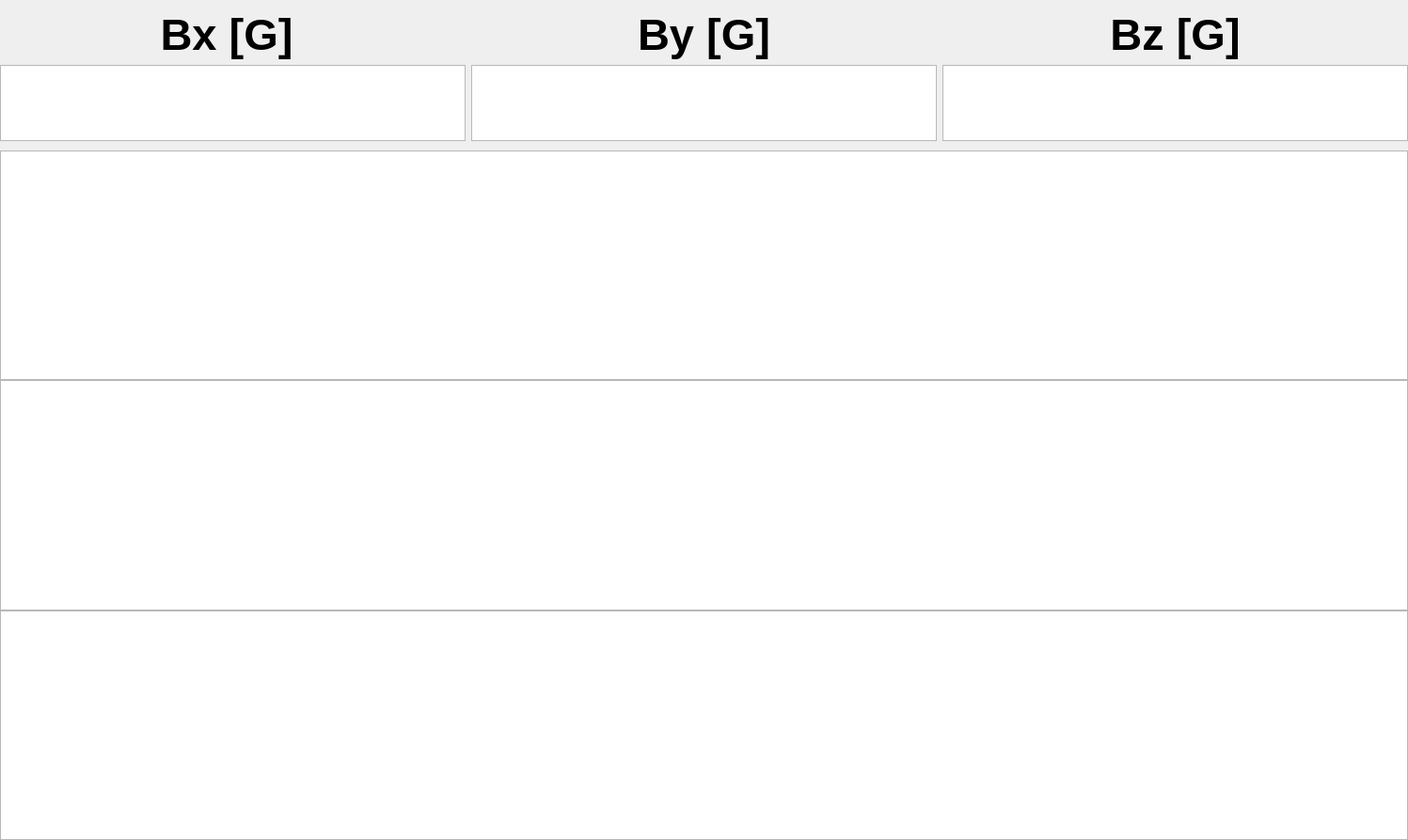
<?xml version="1.0" encoding="UTF-8"?>
<ui version="4.0">
 <class>Form</class>
 <widget class="QWidget" name="Form">
  <property name="geometry">
   <rect>
    <x>0</x>
    <y>0</y>
    <width>1497</width>
    <height>893</height>
   </rect>
  </property>
  <property name="windowTitle">
   <string>Kuggler Mapping</string>
  </property>
  <widget class="QWidget" name="layoutWidget">
   <property name="geometry">
    <rect>
     <x>0</x>
     <y>10</y>
     <width>1497</width>
     <height>140</height>
    </rect>
   </property>
   <layout class="QVBoxLayout" name="verticalLayout">
    <item>
     <layout class="QHBoxLayout" name="horizontalLayout_2" stretch="0,0,0">
      <property name="spacing">
       <number>6</number>
      </property>
      <item>
       <widget class="QLabel" name="label">
        <property name="font">
         <font>
          <pointsize>35</pointsize>
          <weight>75</weight>
          <bold>true</bold>
         </font>
        </property>
        <property name="text">
         <string>Bx [G] </string>
        </property>
        <property name="alignment">
         <set>Qt::AlignCenter</set>
        </property>
       </widget>
      </item>
      <item>
       <widget class="QLabel" name="label_2">
        <property name="font">
         <font>
          <pointsize>35</pointsize>
          <weight>75</weight>
          <bold>true</bold>
         </font>
        </property>
        <property name="text">
         <string>By [G]</string>
        </property>
        <property name="alignment">
         <set>Qt::AlignCenter</set>
        </property>
       </widget>
      </item>
      <item>
       <widget class="QLabel" name="label_3">
        <property name="font">
         <font>
          <pointsize>35</pointsize>
          <weight>75</weight>
          <bold>true</bold>
         </font>
        </property>
        <property name="text">
         <string>Bz [G]</string>
        </property>
        <property name="alignment">
         <set>Qt::AlignCenter</set>
        </property>
       </widget>
      </item>
     </layout>
    </item>
    <item>
     <layout class="QHBoxLayout" name="horizontalLayout">
      <item>
       <widget class="QTextEdit" name="tE_bx">
        <property name="font">
         <font>
          <pointsize>34</pointsize>
         </font>
        </property>
        <property name="verticalScrollBarPolicy">
         <enum>Qt::ScrollBarAlwaysOff</enum>
        </property>
        <property name="horizontalScrollBarPolicy">
         <enum>Qt::ScrollBarAlwaysOff</enum>
        </property>
        <property name="readOnly">
         <bool>true</bool>
        </property>
        <property name="html">
         <string>&lt;!DOCTYPE HTML PUBLIC &quot;-//W3C//DTD HTML 4.0//EN&quot; &quot;http://www.w3.org/TR/REC-html40/strict.dtd&quot;&gt;
&lt;html&gt;&lt;head&gt;&lt;meta name=&quot;qrichtext&quot; content=&quot;1&quot; /&gt;&lt;style type=&quot;text/css&quot;&gt;
p, li { white-space: pre-wrap; }
&lt;/style&gt;&lt;/head&gt;&lt;body style=&quot; font-family:'MS Shell Dlg 2'; font-size:34pt; font-weight:400; font-style:normal;&quot;&gt;
&lt;p align=&quot;center&quot; style=&quot;-qt-paragraph-type:empty; margin-top:0px; margin-bottom:0px; margin-left:0px; margin-right:0px; -qt-block-indent:0; text-indent:0px; font-size:36pt;&quot;&gt;&lt;br /&gt;&lt;/p&gt;&lt;/body&gt;&lt;/html&gt;</string>
        </property>
       </widget>
      </item>
      <item>
       <widget class="QTextEdit" name="tE_by">
        <property name="font">
         <font>
          <pointsize>34</pointsize>
         </font>
        </property>
        <property name="verticalScrollBarPolicy">
         <enum>Qt::ScrollBarAlwaysOff</enum>
        </property>
        <property name="horizontalScrollBarPolicy">
         <enum>Qt::ScrollBarAlwaysOff</enum>
        </property>
        <property name="readOnly">
         <bool>true</bool>
        </property>
        <property name="html">
         <string>&lt;!DOCTYPE HTML PUBLIC &quot;-//W3C//DTD HTML 4.0//EN&quot; &quot;http://www.w3.org/TR/REC-html40/strict.dtd&quot;&gt;
&lt;html&gt;&lt;head&gt;&lt;meta name=&quot;qrichtext&quot; content=&quot;1&quot; /&gt;&lt;style type=&quot;text/css&quot;&gt;
p, li { white-space: pre-wrap; }
&lt;/style&gt;&lt;/head&gt;&lt;body style=&quot; font-family:'MS Shell Dlg 2'; font-size:34pt; font-weight:400; font-style:normal;&quot;&gt;
&lt;p align=&quot;center&quot; style=&quot;-qt-paragraph-type:empty; margin-top:0px; margin-bottom:0px; margin-left:0px; margin-right:0px; -qt-block-indent:0; text-indent:0px; font-size:36pt;&quot;&gt;&lt;br /&gt;&lt;/p&gt;&lt;/body&gt;&lt;/html&gt;</string>
        </property>
       </widget>
      </item>
      <item>
       <widget class="QTextEdit" name="tE_bz">
        <property name="font">
         <font>
          <pointsize>34</pointsize>
         </font>
        </property>
        <property name="verticalScrollBarPolicy">
         <enum>Qt::ScrollBarAlwaysOff</enum>
        </property>
        <property name="horizontalScrollBarPolicy">
         <enum>Qt::ScrollBarAlwaysOff</enum>
        </property>
        <property name="readOnly">
         <bool>true</bool>
        </property>
        <property name="html">
         <string>&lt;!DOCTYPE HTML PUBLIC &quot;-//W3C//DTD HTML 4.0//EN&quot; &quot;http://www.w3.org/TR/REC-html40/strict.dtd&quot;&gt;
&lt;html&gt;&lt;head&gt;&lt;meta name=&quot;qrichtext&quot; content=&quot;1&quot; /&gt;&lt;style type=&quot;text/css&quot;&gt;
p, li { white-space: pre-wrap; }
&lt;/style&gt;&lt;/head&gt;&lt;body style=&quot; font-family:'MS Shell Dlg 2'; font-size:34pt; font-weight:400; font-style:normal;&quot;&gt;
&lt;p align=&quot;center&quot; style=&quot;-qt-paragraph-type:empty; margin-top:0px; margin-bottom:0px; margin-left:0px; margin-right:0px; -qt-block-indent:0; text-indent:0px; font-size:36pt;&quot;&gt;&lt;br /&gt;&lt;/p&gt;&lt;/body&gt;&lt;/html&gt;</string>
        </property>
       </widget>
      </item>
     </layout>
    </item>
   </layout>
  </widget>
  <widget class="QWidget" name="layoutWidget">
   <property name="geometry">
    <rect>
     <x>0</x>
     <y>160</y>
     <width>1497</width>
     <height>733</height>
    </rect>
   </property>
   <layout class="QVBoxLayout" name="verticalLayout_2">
    <property name="spacing">
     <number>0</number>
    </property>
    <item>
     <widget class="PlotWidget" name="gv_1"/>
    </item>
    <item>
     <widget class="PlotWidget" name="gv_2"/>
    </item>
    <item>
     <widget class="PlotWidget" name="gv_3"/>
    </item>
   </layout>
  </widget>
 </widget>
 <customwidgets>
  <customwidget>
   <class>PlotWidget</class>
   <extends>QGraphicsView</extends>
   <header location="global">pyqtgraph</header>
  </customwidget>
 </customwidgets>
 <resources/>
 <connections/>
</ui>
